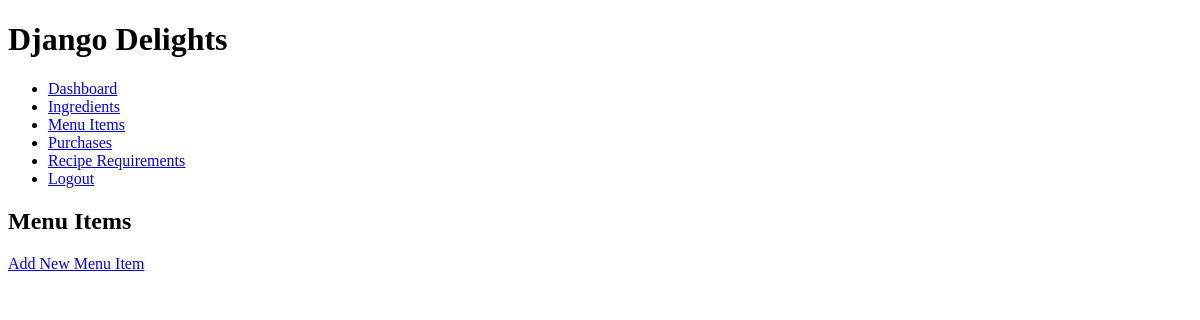
/menu_items/, run on an earlier commit of the app's database.
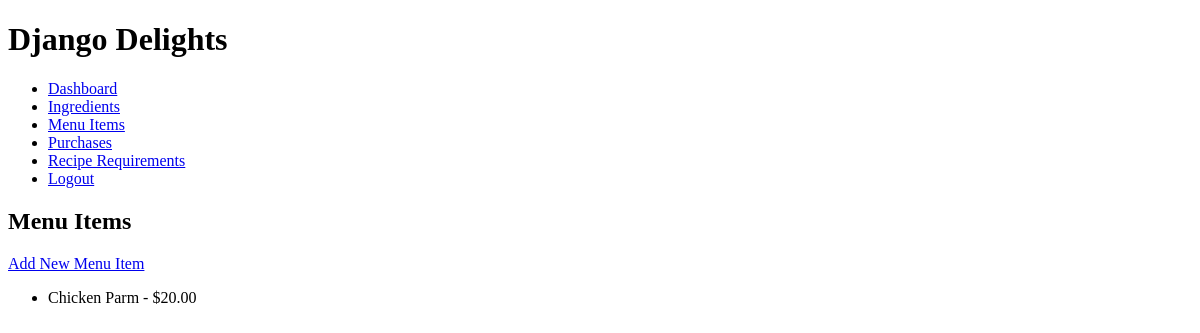
And on a later commit of the database.
### inventory/models.py (models this page shows, shortened)
class MenuItem(models.Model):
    name = models.CharField(max_length=100)
    description = models.TextField()
    price = models.DecimalField(max_digits=6, decimal_places=2)

### inventory/views.py (the view)
# urls.py: path('menu_items/', views.MenuItemListView.as_view(), name='menu_item_list'),
class MenuItemListView(ListView):
    model = MenuItem
    template_name = 'inventory/menu_item_list.html'
    context_object_name = 'menu_items'

### inventory/templates/inventory/menu_item_list.html
{% extends "base.html" %}
{% block content %}
<h2>Menu Items </h2>
<a href="{% url 'menu_item_add' %}">Add New Menu Item</a>
<ul>
    {% for menu_item in menu_items %}
        <li>{{ menu_item.name }} - ${{ menu_item.price }}</li>
    {% endfor %}
</ul>
{% endblock %}

What changed in the data, as far as the page shows it:
added MenuItem: name "Chicken Parm", price "20.00"
